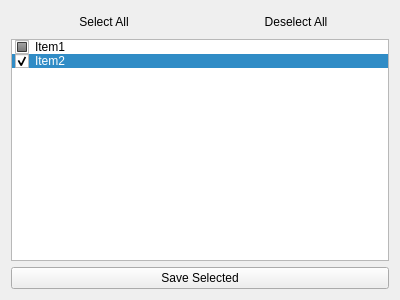
<?xml version="1.0" encoding="UTF-8"?>
<ui version="4.0">
 <class>Form</class>
 <widget class="QWidget" name="Form">
  <property name="geometry">
   <rect>
    <x>0</x>
    <y>0</y>
    <width>400</width>
    <height>300</height>
   </rect>
  </property>
  <property name="windowTitle">
   <string>Select Gradent Export</string>
  </property>
  <layout class="QVBoxLayout" name="verticalLayout">
   <item>
    <layout class="QHBoxLayout" name="horizontalLayout_2">
     <item>
      <widget class="QPushButton" name="btn_select_all">
       <property name="text">
        <string>Select All</string>
       </property>
       <property name="flat">
        <bool>true</bool>
       </property>
      </widget>
     </item>
     <item>
      <widget class="QPushButton" name="btn_deselect_all">
       <property name="text">
        <string>Deselect All</string>
       </property>
       <property name="flat">
        <bool>true</bool>
       </property>
      </widget>
     </item>
    </layout>
   </item>
   <item>
    <widget class="QListWidget" name="gradient_list">
     <property name="viewMode">
      <enum>QListView::ListMode</enum>
     </property>
     <property name="currentRow">
      <number>1</number>
     </property>
     <item>
      <property name="text">
       <string>Item1</string>
      </property>
      <property name="checkState">
       <enum>PartiallyChecked</enum>
      </property>
     </item>
     <item>
      <property name="text">
       <string>Item2</string>
      </property>
      <property name="checkState">
       <enum>Checked</enum>
      </property>
     </item>
    </widget>
   </item>
   <item>
    <widget class="QPushButton" name="save_button">
     <property name="sizePolicy">
      <sizepolicy hsizetype="Preferred" vsizetype="Fixed">
       <horstretch>0</horstretch>
       <verstretch>0</verstretch>
      </sizepolicy>
     </property>
     <property name="text">
      <string>Save Selected</string>
     </property>
    </widget>
   </item>
  </layout>
 </widget>
 <resources/>
 <connections/>
</ui>
